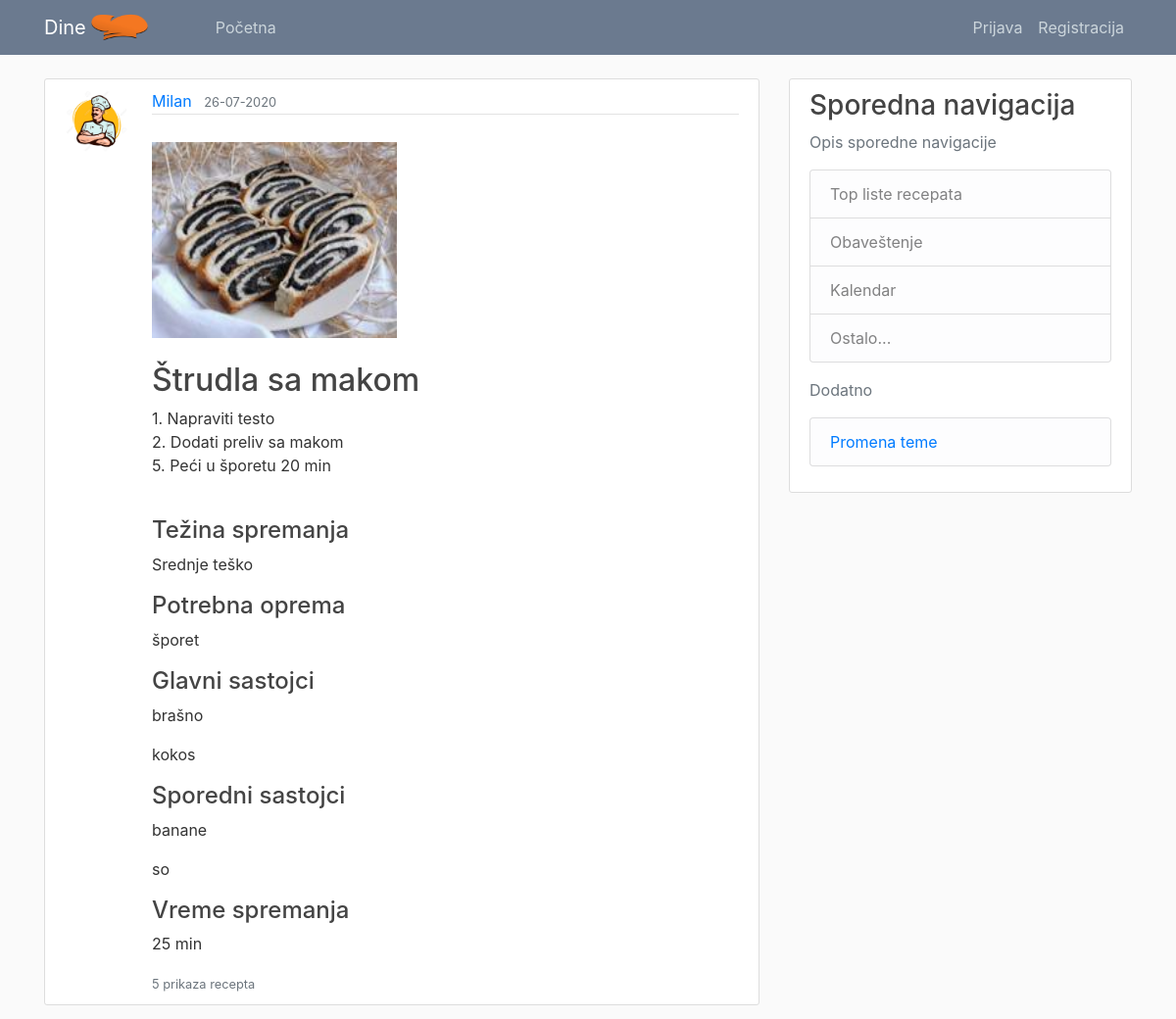
Screenshot of /recipe/2 with the database file from the repository.
### application/models.py (models this page shows, shortened)
class User(db.Model, UserMixin):
    __tablename__ = 'user'
    id = db.Column(db.Integer, primary_key=True)
    username = db.Column(db.String(20), unique=True, nullable=False)
    email = db.Column(db.String(120), unique=True, nullable=False)
    image_file = db.Column(db.String(20), nullable=False, default='default.jpg')
    password = db.Column(db.String(60), nullable=False)
    recipes = db.relationship('Recipe', backref='author', lazy=True)

class Recipe(db.Model):
    __tablename__ = 'recipe'
    __searchable__ = ['title']
    id = db.Column(db.Integer, primary_key=True)
    title = db.Column(db.String(100), nullable=False)
    date_posted = db.Column(db.DateTime, nullable=False, default=datetime.utcnow)
    content = db.Column(db.Text, nullable=False)
    main_ingredients = db.relationship("Ingredient", secondary=association_recipe_main_ingredient)
    side_ingredients = db.relationship("Ingredient", secondary=association_recipe_side_ingredient)
    preparation_time = db.Column(db.Text, nullable=False)
    image_file = db.Column(db.String(20), nullable=False, default='default.jpg')
    equipment = db.relationship("Equipment", secondary=association_recipe_equipment)
    difficulty = db.Column(db.Text, nullable=False)
    user_id = db.Column(db.Integer, db.ForeignKey('user.id'), nullable=False)
    view_counter = db.Column(db.Integer)

class Equipment(db.Model):
    __tablename__ = 'equipment'
    id = db.Column(db.Integer, primary_key=True)
    name = db.Column(db.String(100), nullable=False)
    image_file = db.Column(db.String(20), nullable=False, default='default.jpg')

class Ingredient(db.Model):
    __tablename__ = 'ingredient'
    id = db.Column(db.Integer, primary_key=True)
    name = db.Column(db.String(100), nullable=False)
    image_file = db.Column(db.String(20), nullable=False, default='default.jpg')

### application/routes.py (the view)
@app.route("/recipe/<int:recipe_id>")
def recipe(recipe_id):
    recipe = Recipe.query.get_or_404(recipe_id)
    recipe.view_counter += 1
    db.session.commit()
    print("Povecao se view count")
    print(recipe.view_counter)
    return render_template('recipe.html', title=recipe.title, recipe=recipe)

### application/templates/recipe.html (shortened to what this page needs)
{% extends "layout.html" %}
{% block content %}
  <article class="media content-section">
    <a class="mr-2" href="{{ url_for('user_recipes', username=recipe.author.username) }}">
      <img class="rounded-circle article-img" src="{{ url_for('static', filename='profile_pics/' + recipe.author.image_file) }}">
    </a>
    <div class="media-body">
      <div class="article-metadata">
        <a class="mr-2" href="{{ url_for('user_recipes', username=recipe.author.username) }}">{{ recipe.author.username }}</a>
        <small class="text-muted">{{ recipe.date_posted.strftime('%d-%m-%Y') }}</small>
      </div>
      <br>
      <img width="250" height="200" src="{{ url_for('static', filename='img/' + recipe.image_file) }}">
      <br><br>
      <h2 class="article-title">{{ recipe.title }}</h2>
      <p class="article-content">{{ recipe.content }}</p>
    <br>
    <h4 class="article-title"> Težina spremanja </h4>
    <p class="article-content">{{ recipe.difficulty }}</p>
    <h4 class="article-title"> Potrebna oprema </h4>
            {% for el in recipe.equipment %}
    <p class="article-content">{{ el.name }}</p>
            {% endfor %}
    <h4 class="article-title"> Glavni sastojci </h4>
      {% for el in recipe.main_ingredients %}
    <p class="article-content">{{ el.name }}</p>
      {% endfor %}
    <h4 class="article-title"> Sporedni sastojci </h4>
            {% for el in recipe.side_ingredients %}
    <p class="article-content">{{ el.name }}</p>
            {% endfor %}
    <h4 class="article-title"> Vreme spremanja </h4>
    <p class="article-content">{{ recipe.preparation_time }}</p>
    <small class="text-muted">{{  recipe.view_counter }} prikaza recepta</small>
   </div>
  </article>
{% endblock content %}

### application/static/main.css (style rules this page uses)
body { background: #fafafa; color: #333333; margin-top: 5rem; }
h1, h2, h3, h4, h5, h6 { color: #444444; }
.content-section { background: #ffffff; padding: 10px 20px; border: 1px solid #dddddd; border-radius: 3px; margin-bottom: 20px; }
.article-title { color: #444444; }
.article-content { white-space: pre-line; }
.article-img { height: 65px; width: 65px; margin-right: 16px; }
.article-metadata { padding-bottom: 1px; margin-bottom: 4px; border-bottom: 1px solid #e3e3e3 }

### rows the page displays
User: image_file (placeholder picture), author.username "Milan"
Recipe: date_posted "26-07-2020", image_file (picture), title "Štrudla sa makom", content "1. Napraviti testo 2. Dodati preliv sa makom 5. Peći u šporetu 20 min", difficulty "Srednje teško", preparation_time "25 min", view_counter "5"
Equipment: name "šporet"
Ingredient: name "brašno"
Ingredient: name "kokos"
Ingredient: name "banane"
Ingredient: name "so"
